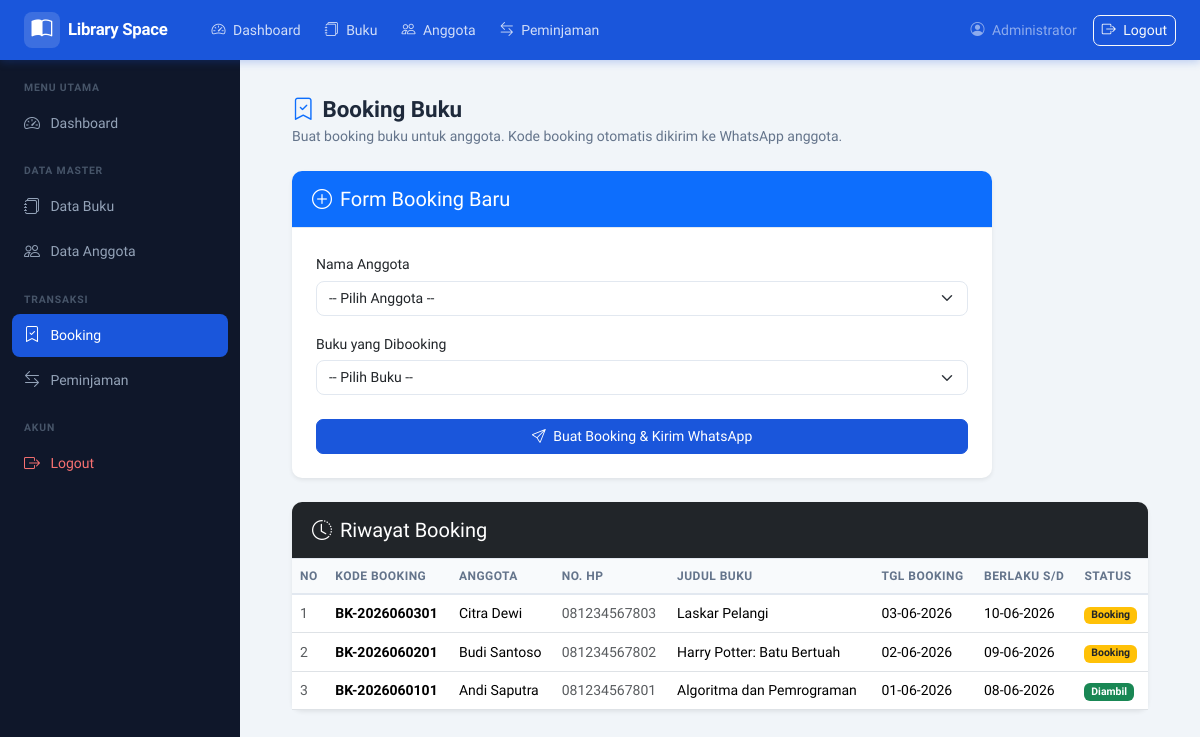
/pages/booking/index.php (signed in), run on the app's committed database.
### tables this page shows
CREATE TABLE booking (
  id_booking       INT AUTO_INCREMENT PRIMARY KEY,
  kode_booking     VARCHAR(30) NOT NULL UNIQUE,
  id_anggota       INT         NOT NULL,
  id_buku          INT         NOT NULL,
  tanggal_booking  DATE        NOT NULL,
  tanggal_expired  DATE        NOT NULL,
  status           ENUM('Booking','Diambil','Dibatalkan') NOT NULL DEFAULT 'Booking',
  created_at       TIMESTAMP DEFAULT CURRENT_TIMESTAMP,
  CONSTRAINT fk_booking_anggota FOREIGN KEY (id_anggota)
    REFERENCES anggota(id_anggota)
    ON UPDATE CASCADE ON DELETE RESTRICT,
  CONSTRAINT fk_booking_buku FOREIGN KEY (id_buku)
    REFERENCES buku(id_buku)
    ON UPDATE CASCADE ON DELETE RESTRICT
);

CREATE TABLE anggota (
  id_anggota INT AUTO_INCREMENT PRIMARY KEY,
  nama       VARCHAR(100) NOT NULL,
  alamat     TEXT         NOT NULL,
  no_hp      VARCHAR(20)  NOT NULL UNIQUE,
  created_at TIMESTAMP DEFAULT CURRENT_TIMESTAMP
);

CREATE TABLE buku (
  id_buku     INT AUTO_INCREMENT PRIMARY KEY,
  judul       VARCHAR(200) NOT NULL,
  penulis     VARCHAR(100) NOT NULL,
  penerbit    VARCHAR(100) NOT NULL,
  tahun       YEAR         NOT NULL,
  stok        INT          NOT NULL DEFAULT 0,
  cover       VARCHAR(255) DEFAULT NULL,
  id_kategori INT          NOT NULL,
  created_at  TIMESTAMP DEFAULT CURRENT_TIMESTAMP,
  CONSTRAINT fk_buku_kategori FOREIGN KEY (id_kategori)
    REFERENCES kategori(id_kategori)
    ON UPDATE CASCADE ON DELETE RESTRICT
);

### pages/booking/index.php (the view, shortened to what this page needs)
<?php
require_once __DIR__ . '/../../config/koneksi.php';
$riwayat = mysqli_query($koneksi,
    "SELECT b.*, a.nama AS nama_anggota, a.no_hp, bk.judul AS judul_buku
     FROM booking b
     LEFT JOIN anggota a  ON b.id_anggota = a.id_anggota
     LEFT JOIN buku bk    ON b.id_buku    = bk.id_buku
     ORDER BY b.id_booking DESC LIMIT 20");
require_once __DIR__ . '/../../includes/header.php';
?>
<div class="d-flex">
  <?php require_once __DIR__ . '/../../includes/sidebar.php'; ?>
  <div class="main-wrapper flex-grow-1">
    <?php require_once __DIR__ . '/../../includes/navbar.php'; ?>
    <div class="pt-2 px-4">
      <div class="page-header mb-4">
        <h1><i class="bi bi-bookmark-check me-2 text-primary"></i>Booking Buku</h1>
        <p>Buat booking buku untuk anggota. Kode booking otomatis dikirim ke WhatsApp anggota.</p>
      </div>
      <div class="card shadow-sm border-0 mb-4" style="max-width: 700px;">
        <div class="card-header bg-primary text-white">
          <h5 class="card-title mb-0"><i class="bi bi-plus-circle me-2"></i>Form Booking Baru</h5>
        </div>
        <div class="card-body p-4">
          <form method="POST" action="">
            <div class="mb-3">
              <label for="id_anggota" class="form-label">Nama Anggota</label>
              <select id="id_anggota" name="id_anggota" class="form-select" required>
                <option value="" disabled selected>-- Pilih Anggota --</option>
              </select>
            </div>
            <div class="mb-4">
              <label for="id_buku" class="form-label">Buku yang Dibooking</label>
              <select id="id_buku" name="id_buku" class="form-select" required>
                <option value="" disabled selected>-- Pilih Buku --</option>
              </select>
            </div>
            <button type="submit" class="btn btn-primary w-100">
              <i class="bi bi-send me-1"></i> Buat Booking & Kirim WhatsApp
            </button>
          </form>
        </div>
      </div>
      <div class="card shadow-sm border-0">
        <div class="card-header bg-dark text-white">
          <h5 class="card-title mb-0"><i class="bi bi-clock-history me-2"></i>Riwayat Booking</h5>
        </div>
        <div class="card-body table-responsive p-0">
          <table class="table table-hover align-middle mb-0">
            <thead class="table-light">
              <tr>
                <th>No</th>
                <th>Kode Booking</th>
                <th>Anggota</th>
                <th>No. HP</th>
                <th>Judul Buku</th>
                <th>Tgl Booking</th>
                <th>Berlaku s/d</th>
                <th>Status</th>
              </tr>
            </thead>
            <tbody>
              <?php
              $no = 1;
              if ($riwayat && mysqli_num_rows($riwayat) > 0):
                while ($row = mysqli_fetch_assoc($riwayat)):
              ?>
              <tr>
                <td class="text-muted"><?= $no++ ?></td>
                <td><strong><?= htmlspecialchars($row['kode_booking']) ?></strong></td>
                <td><?= htmlspecialchars($row['nama_anggota']) ?></td>
                <td class="text-muted"><?= htmlspecialchars($row['no_hp']) ?></td>
                <td><?= htmlspecialchars($row['judul_buku']) ?></td>
                <td><?= date('d-m-Y', strtotime($row['tanggal_booking'])) ?></td>
                <td><?= date('d-m-Y', strtotime($row['tanggal_expired'])) ?></td>
                <td>
                  <?php
                  $badge = match($row['status']) {
                    'Booking'  => 'bg-warning text-dark',
                    'Diambil'  => 'bg-success',
                    'Batal'    => 'bg-danger',
                    default    => 'bg-secondary'
                  };
                  ?>
                  <span class="badge <?= $badge ?>"><?= $row['status'] ?></span>
                </td>
              </tr>
              <?php
                endwhile;
              else:
              ?>
                <tr><td colspan="8" class="text-center text-muted py-4">Belum ada data booking.</td></tr>
              <?php endif; ?>
            </tbody>
          </table>
        </div>
      </div>
    </div>
  </div>
</div>
<?php require_once __DIR__ . '/../../includes/footer.php'; ?>

### assets/css/style.css (style rules this page uses)
:root { --primary: #1a56db; --primary-dark: #1343af; --primary-light: #e8effe; --sidebar-bg: #0f172a; --sidebar-w: 240px; --navbar-h: 60px; --text-main: #1e293b; --text-muted: #64748b; --border: #e2e8f0; --bg-page: #f1f5f9; --white: #ffffff; --success: #16a34a; --danger: #dc2626; --warning: #d97706; --radius: 10px; --shadow-sm: 0 1px 3px rgba(0,0,0,.08); --shadow-md: 0 4px 12px rgba(0,0,0,.10); }
*, *::before, *::after { box-sizing: border-box; }
body { font-family: 'Plus Jakarta Sans', sans-serif; background: var(--bg-page); color: var(--text-main); margin: 0; padding: 0; }
.main-wrapper { margin-left: var(--sidebar-w); margin-top: var(--navbar-h); min-height: calc(100vh - var(--navbar-h)); padding: 1.75rem; }
.page-header { margin-bottom: 1.5rem; }
.page-header h1 { font-size: 1.4rem; font-weight: 700; color: var(--text-main); margin: 0 0 .2rem; }
.page-header p { color: var(--text-muted); margin: 0; font-size: .875rem; }
.card { border: 1px solid var(--border); border-radius: var(--radius); box-shadow: var(--shadow-sm); }
.card-header { background: var(--white); border-bottom: 1px solid var(--border); font-weight: 600; font-size: .925rem; padding: 1rem 1.25rem; border-radius: var(--radius) var(--radius) 0 0 !important; }
.table { font-size: .875rem; margin: 0; }
.table thead th { background: #f8fafc; color: var(--text-muted); font-size: .75rem; font-weight: 600; text-transform: uppercase; letter-spacing: .04em; border-bottom: 2px solid var(--border); white-space: nowrap; }
.btn { font-size: .875rem; font-weight: 500; border-radius: 7px; }
.btn-primary { background: var(--primary); border-color: var(--primary); }
.form-label { font-size: .875rem; font-weight: 500; margin-bottom: .35rem; }
.form-control, .form-select { border-radius: 8px; border: 1px solid var(--border); font-size: .875rem; transition: border-color .2s, box-shadow .2s; }

### data on the page
booking: kode_booking "BK-2026060301", id_anggota.nama "Citra Dewi", id_anggota.no_hp "081234567803", id_buku.judul "Laskar Pelangi", tanggal_booking "03-06-2026", tanggal_expired "10-06-2026", status "Booking"
booking: kode_booking "BK-2026060201", id_anggota.nama "Budi Santoso", id_anggota.no_hp "081234567802", id_buku.judul "Harry Potter: Batu Bertuah", tanggal_booking "02-06-2026", tanggal_expired "09-06-2026", status "Booking"
booking: kode_booking "BK-2026060101", id_anggota.nama "Andi Saputra", id_anggota.no_hp "081234567801", id_buku.judul "Algoritma dan Pemrograman", tanggal_booking "01-06-2026", tanggal_expired "08-06-2026", status "Diambil"

### other printed values
$_SESSION['nama'] "Administrator"
